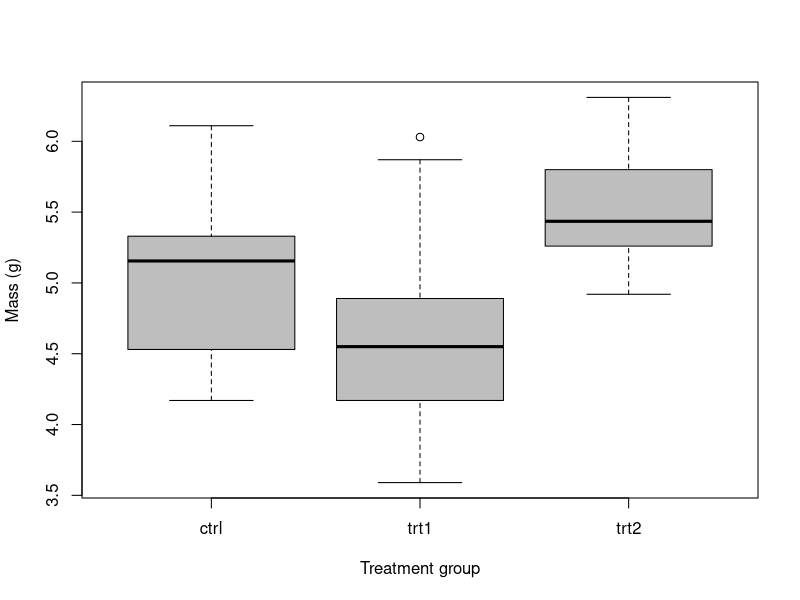
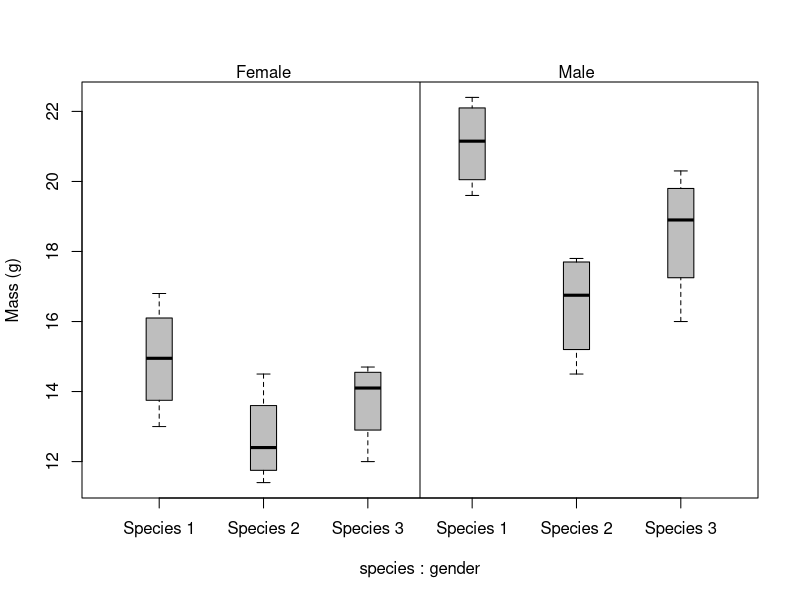
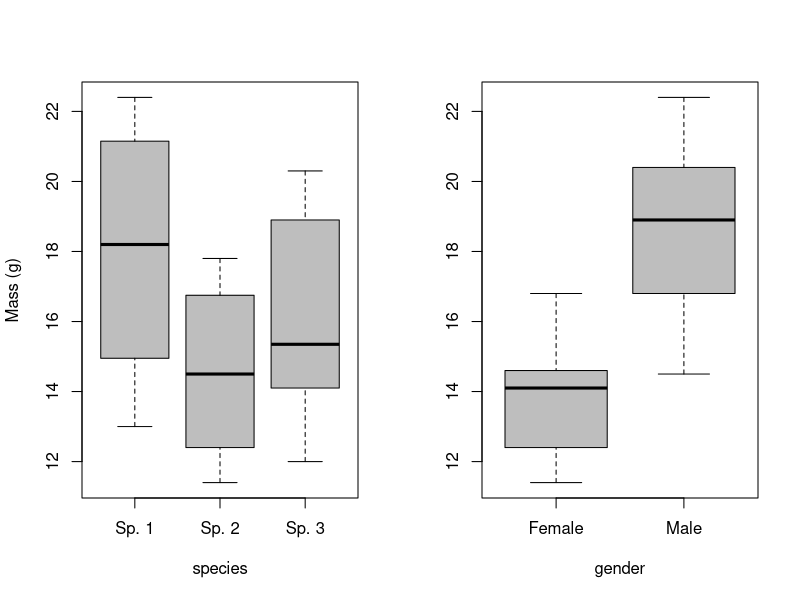
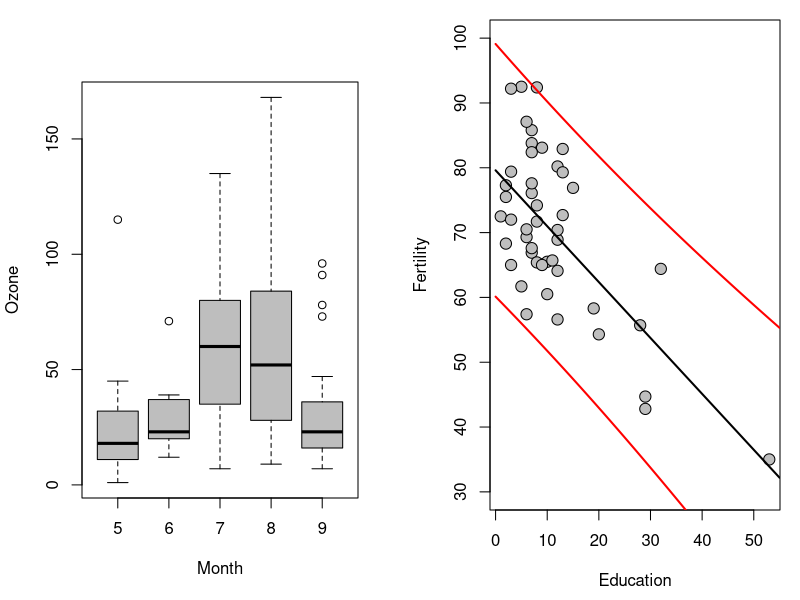
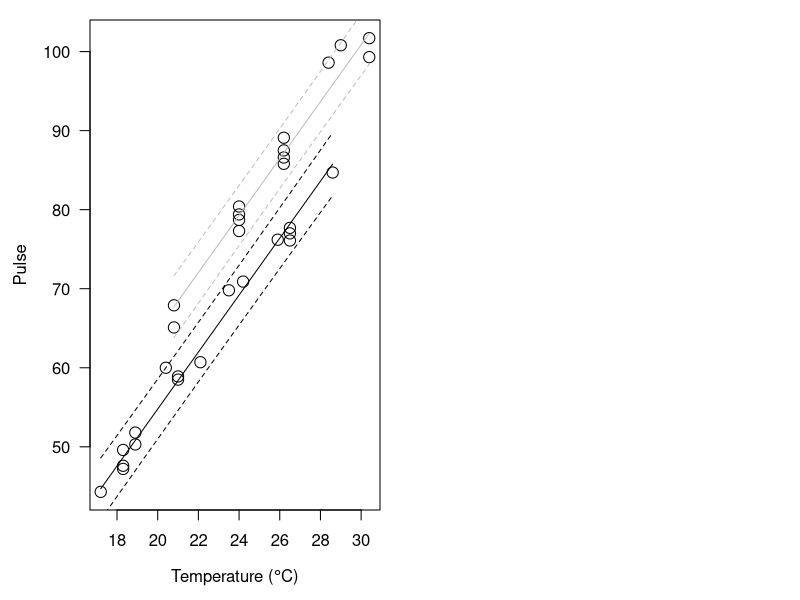

Generate these figures, in order, with R:
## ---- chunk 1

## ---- chunk 2
data(PlantGrowth)
## ---- chunk 3
str(PlantGrowth)
## ---- chunk 4
# Fit the model
model <- lm(weight~group, data=PlantGrowth)

# Print the model object to the console
model
## ---- chunk 5
# Look at a summary of
# the model object
summary(model)
## ---- chunk 6
# Get an ANOVA table for the model
anova(model)
## ---- chunk 7
# We need to recast this as an ANOVA model with `aov` in R...
# this is essentially the same thing as the `lm` function, but  
# in a different wrapper (literally) that allows us to access 
# the info in a different way

TukeyHSD(    # The function that does the Tukey test
  aov(       # A wrapper for lm objects
    model    # The model that we ran above
    )
  )
## ---- chunk 8
# Make a boxplot of weight by group
# using the PlantGrowth data
boxplot(
  weight~group,          # Relationship of interest as formula
  data=PlantGrowth,      # Name of the data set
  col='gray',            # Fill color for boxes
  ylab='Mass (g)',       # Y-axis label
  xlab='Treatment group' # X-axis label
  )
## ---- chunk 9
# Read in the data:
lint<- read.csv('../../data/lint.txt')
## ---- chunk 10
# Fit the model and save it to an object
lint.model<- lm(lintmass~species + gender, data=lint)

# Look at the summary of the model fit
summary(lint.model)

# Print the anova table
anova(lint.model)
## ---- chunk 11
# Make the boxplot to start with
boxplot(formula=lintmass~species+gender, # Formula
        data=lint,                       # The data set
        col='gray',                      # Color for box fill
        ylab='Mass (g)',                 # Label for y-axis
        names=rep(c('Species 1', 'Species 2', 'Species 3'), 2),
        boxwex=.25
        )

# Add a vertical line to separate sexes
abline(v=3.5, col='black', lwd=1)

# Label sexes at the top of the plot
mtext(text='Female', side=3, at = c(23, 2))
mtext(text='Male', side=3, at = c(23, 5))
## ---- chunk 12
# Set the plotting window so it can
# fit two boxplots side by side
par(mfrow=c(1,2))

# Add the first boxplot to the plotting window
boxplot(formula=lintmass~species,
        data=lint,
        col='gray',
        ylab='Mass (g)',
        names = c('Sp. 1', 'Sp. 2', 'Sp. 3')
        )

# Add the second boxplot
boxplot(lintmass~gender,
        data=lint,
        col='gray',
        ylab='',
        names=c('Female', 'Male')
        )
## ---- chunk 13
# Fit a new model that includes an interaction, signified by '*'
lint.modeli <- lm(lintmass~species * gender, data=lint)

# Summarize the model
summary(lint.modeli)

# Print an ANOVA table for the model
anova(lint.modeli)
## ---- chunk 14
# Load the data set
data("airquality")

# Now test for test for differences
# in Ozone levels between months in the
# data set.
air.test<- kruskal.test(Ozone ~ Month, data = airquality)
air.test
## ---- chunk 15
boxplot(Ozone ~ Month,
        data = airquality,
        col='gray',
        ylab='Ozone',
        xlab = 'Month')
## ---- chunk 16
# Fit the model and assign it to a named object
fert.mod <- lm(Fertility~Education, data = swiss)

# Summarize the model
summary(fert.mod)
## ---- chunk 17
# First make a sequence of new values for Education across observed range
  new <- data.frame(Education=seq(0,55,.1))

# Plot the raw data
  par(mar=c(4.5,4.5,1,1))
  plot(swiss$Education, swiss$Fertility, ylab='Fertility',
    xlab='Education', pch=21, bg='gray', cex=1.5, ylim=c(30, 100))
# Now, we will add a trendline
  preds = predict(fert.mod, newdata=new,
    interval = 'prediction')
  lines(new[,1], preds[,1], col='black', lty=1, lwd=2)
  lines(new[,1], preds[,3], col='red', lty=1, lwd=2)
  lines(new[,1], preds[,2], col='red', lty=1, lwd=2)
## ---- chunk 18
# Effects of Education and % Catholic on fertility
multiple.mod <- lm(Fertility~Education+Catholic, data=swiss)

summary(multiple.mod)

# Or if we want to get really crazy:
full.mod <- lm(Fertility~Agriculture+Examination+Education+Catholic,
  data=swiss)

summary(full.mod)
## ---- chunk 19
# Read in the cricket data and assign it to a named object
crickets <- read.csv('../../data/crickets.txt')

# Have a look
head(crickets)
## ---- chunk 20
# Fit the model
  cricket.mod <- lm(Pulse~Species + Temp, data=crickets)
## ---- chunk 21
# Uncomment front of line to install
# install.packages('car') 

# Load the package
library(car)

# Now we create the anova table
# for our ancova model
Anova(cricket.mod, type='III')

# And we can look at the
# summary of the linear model
summary(cricket.mod)
## ---- chunk 22
# Plot the raw data
plot(crickets$Temp,
  crickets$Pulse,
  pch=21,
  bg=c('gray', 'black')[crickets$Species],
  cex=1.5,
  ylab = 'Pulse',
  xlab = expression(paste('Temperature (', degree, 'C)')),
  yaxt = 'n')
# Add the y-axis labels and rotate them
axis(side=2, las=2)

# Make predictions from the fitted model object
preds <- (predict.lm(cricket.mod,
                     newdata = crickets,
                     interval = 'prediction'))

# Plot the predictions
# Add prediction lines for species 'ex'
# Mean
lines(crickets$Temp[crickets$Species=='ex'],
  preds[,1][crickets$Species=='ex'], col='gray', lty=1)
# Lower
lines(crickets$Temp[crickets$Species=='ex'],
  preds[,2][crickets$Species=='ex'], col='gray', lty=2)
# Upper
lines(crickets$Temp[crickets$Species=='ex'],
  preds[,3][crickets$Species=='ex'], col='gray', lty=2)

# Add prediction lines for species 'niv'
# Mean
lines(crickets$Temp[crickets$Species=='niv'],
  preds[,1][crickets$Species=='niv'], col='black', lty=1)
# Lower
lines(crickets$Temp[crickets$Species=='niv'],
  preds[,2][crickets$Species=='niv'], col='black', lty=2)
# Upper
lines(crickets$Temp[crickets$Species=='niv'],
  preds[,3][crickets$Species=='niv'], col='black', lty=2)
